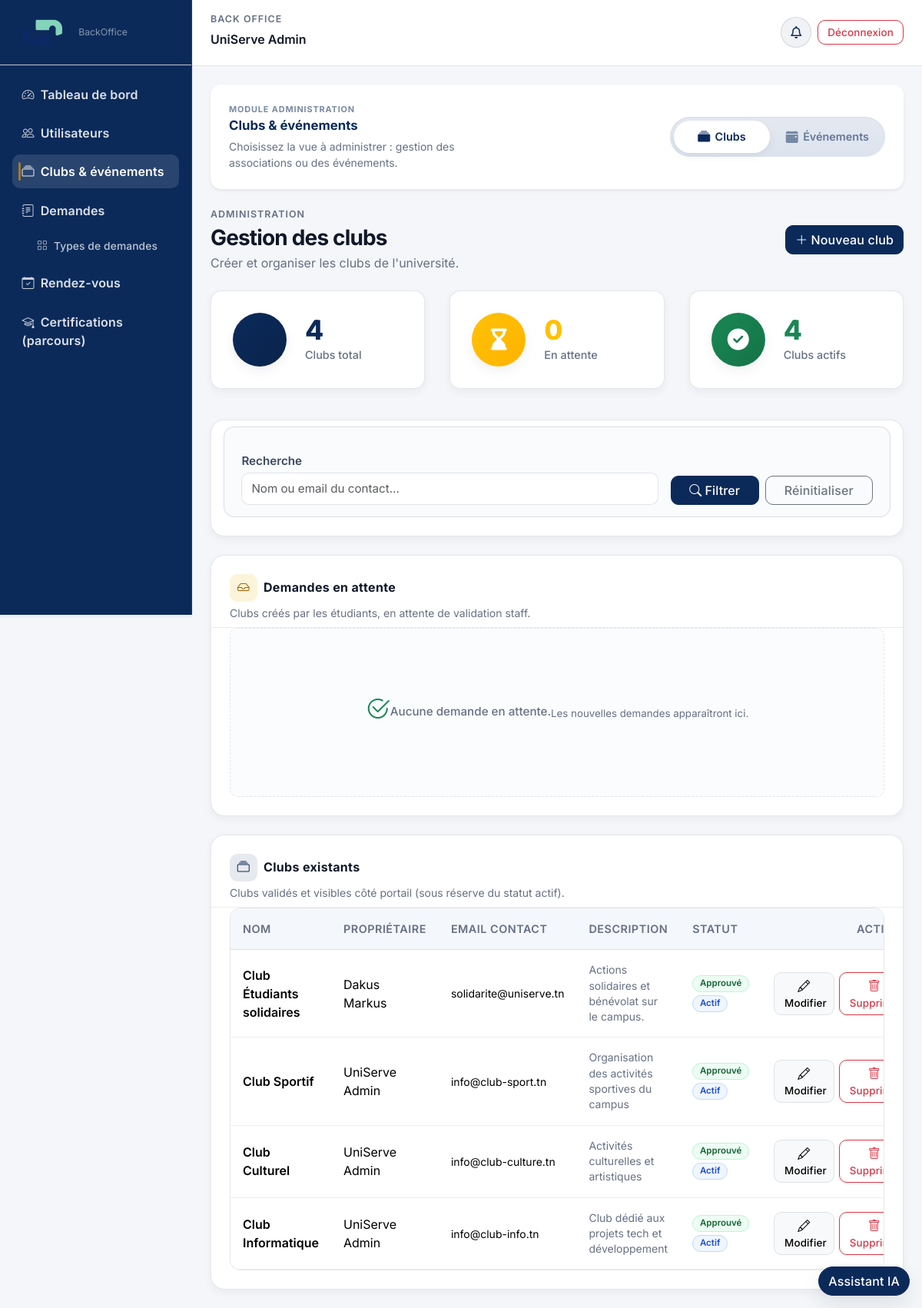
The app's page /evenements/manageClubs (signed in) with its own data.
### tables this page shows
CREATE TABLE `clubs` (
  `id` bigint(20) NOT NULL AUTO_INCREMENT,
  `cree_par` bigint(20) NOT NULL,
  `nom` varchar(120) NOT NULL,
  `description` text DEFAULT NULL,
  `email_contact` varchar(255) DEFAULT NULL,
  `actif` tinyint(1) NOT NULL DEFAULT 1,
  `statut_validation` enum('en_attente','approuve','rejete') NOT NULL DEFAULT 'en_attente',
  PRIMARY KEY (`id`),
  UNIQUE KEY `nom` (`nom`),
  KEY `cree_par` (`cree_par`),
  CONSTRAINT `clubs_ibfk_cree_par` FOREIGN KEY (`cree_par`) REFERENCES `utilisateurs` (`id`)
);

### Controller/Controller.php (called while the page is built, shortened)
<?php
class Controller
{
    protected function basePath(): string
    {
        $scriptName = (string) ($_SERVER['SCRIPT_NAME'] ?? '');
        $dir = str_replace('\\', '/', dirname($scriptName));
        $dir = $dir === '/' ? '' : rtrim($dir, '/');
        return $dir;
    }
    public function url(string $path = ''): string
    {
        $path = '/' . ltrim($path, '/');
        return $this->basePath() . ($path === '/' ? '' : $path);
    }
    public function render(string $view, array $data = [], ?string $layoutOverride = null): void
    {
        $viewPath = __DIR__ . '/../View/' . $view . '.php';
        extract($data, EXTR_SKIP);
        require_once __DIR__ . '/../View/shared/helpers.php';
        require $viewPath;
    }
}

### Controller/EvenementsController.php (called while the page is built, shortened)
<?php
require_once __DIR__ . '/../Model/Club.php';
require_once __DIR__ . '/../Model/Database.php';
class EvenementsController extends Controller
{
    private function getClubStats(): array
    {
        $clubModel = new Club();
        $allClubs = $clubModel->getAllAdmin();
        $totalClubs = count($allClubs);
        $pendingClubs = $clubModel->getPendingForAdmin();
        $pendingCount = count($pendingClubs);
        $activeClubs = array_filter(
            $allClubs,
            static fn (array $club): bool =>
                (string) ($club['actif'] ?? '0') === '1'
                && (string) ($club['statut_validation'] ?? '') === 'approuve'
        );
        $activeCount = count($activeClubs);
        return [
            'total' => $totalClubs,
            'pending' => $pendingCount,
            'active' => $activeCount,
        ];
    }
    public function manageClubs(): void
    {
        $clubModel = new Club();
        $pendingClubs = $clubModel->getPendingForAdmin();
        $clubs = array_values(array_filter(
            $clubModel->getAllAdmin(),
            static fn (array $club): bool => (string) ($club['statut_validation'] ?? '') !== 'en_attente'
        ));
        $q = trim((string) ($_GET['q'] ?? ''));
        $stats = $this->getClubStats();
        $this->render('backoffice/clubs/index', [
            'title' => 'Gestion des clubs',
            'stats' => $stats,
            'pendingClubs' => $pendingClubs,
            'clubs' => $clubs,
            'q' => $q,
            'success' => (string) ($_GET['success'] ?? ''),
            'error' => (string) ($_GET['error'] ?? ''),
        ]);
    }
}

### Controller/App.php (called while the page is built, shortened)
<?php
class App
{
    private string $action = 'landing';
    public function __construct()
    {
        $url = $this->parseUrl();
        if (!empty($url)) {
            array_shift($url);
        }
        $controllerInstance = new $this->controller();
        if (!empty($url)) {
            $candidateAction = (string) $url[0];
            $this->action = $candidateAction;
            array_shift($url);
        } elseif (!method_exists($controllerInstance, $this->action)) {
            $this->notFound('Action not found.');
        }
        $this->params = $this->validateAndNormalizeParams($controllerInstance, $this->action, array_values($url));
        call_user_func_array([$controllerInstance, $this->action], $this->params);
    }
    private function parseUrl(): array
    {
        $cleanUrl = trim((string) $_GET['url']);
        $cleanUrl = trim($cleanUrl, '/');
        $segments = explode('/', $cleanUrl);
        return array_values(array_filter($segments, static fn (string $segment): bool => $segment !== ''));
    }
    private function validateAndNormalizeParams(object $controllerInstance, string $action, array $params): array
    {
        return $params;
    }
}

### index.php (called while the page is built, shortened)
<?php
require_once __DIR__ . '/Model/Database.php';
require_once __DIR__ . '/Controller/Controller.php';
require_once __DIR__ . '/Model/Model.php';
require_once __DIR__ . '/Controller/App.php';
new App();

### Model/Club.php (called while the page is built, shortened)
<?php
class Club
{
    private Model $model;
    public function __construct()
    {
        $this->model = new Model();
    }
    public function getAllAdmin(): array
    {
        $statement = $this->model->query(
            'SELECT c.id, c.cree_par, c.nom, c.description, c.email_contact, c.actif, c.statut_validation,
                    CONCAT(u.prenom, " ", u.nom) AS owner_nom
             FROM clubs c
             INNER JOIN utilisateurs u ON u.id = c.cree_par
             ORDER BY c.id DESC'
        );
        return $statement->fetchAll();
    }
    public function getPendingForAdmin(): array
    {
        $statement = $this->model->query(
            'SELECT c.id, c.cree_par, c.nom, c.description, c.email_contact, c.actif, c.statut_validation,
                    CONCAT(u.prenom, " ", u.nom) AS owner_nom
             FROM clubs c
             INNER JOIN utilisateurs u ON u.id = c.cree_par
             WHERE c.statut_validation = "en_attente"
             ORDER BY c.id DESC'
        );
        return $statement->fetchAll();
    }
}

### Model/Model.php (called while the page is built, shortened)
<?php
class Model
{
    protected static ?PDO $db = null;
    public function __construct()
    {
        if (!(self::$db instanceof PDO)) {
            self::$db = Database::connect();
        }
    }
    public function query(string $sql, array $params = []): PDOStatement
    {
        $statement = self::$db->prepare($sql);
        $statement->execute($params);
        return $statement;
    }
}

### Model/Database.php (called while the page is built, shortened)
<?php
class Database
{
    private static ?PDO $instance = null;
    public static function connect(): PDO
    {
        $host = getenv('DB_HOST') ?: '127.0.0.1';
        $port = getenv('DB_PORT') ?: '3306';
        $dbname = getenv('DB_NAME') ?: 'uniserve';
        $username = getenv('DB_USER') ?: 'root';
        $password = getenv('DB_PASSWORD');
        $dsn = "mysql:host={$host};port={$port};dbname={$dbname};charset=utf8mb4";
        self::$instance = new PDO($dsn, $username, $password, [
            PDO::ATTR_ERRMODE => PDO::ERRMODE_EXCEPTION,
            PDO::ATTR_DEFAULT_FETCH_MODE => PDO::FETCH_ASSOC,
        ]);
        return self::$instance;
    }
}

### View/backoffice/clubs/index.php (the view, shortened to what this page needs)
<?php
require_once __DIR__ . '/../../shared/helpers.php';
$clubs = $clubs ?? [];
$pendingClubs = $pendingClubs ?? [];
$stats = $stats ?? [];
$q = (string) ($q ?? '');
$clubValidationLabel = static function (string $v): string {
    return match ($v) {
        'approuve' => 'Approuvé',
        'rejete' => 'Rejeté',
        'en_attente' => 'En attente',
        default => $v,
    };
};
$clubValidationBadgeClass = static function (string $v): string {
    return match ($v) {
        'approuve' => 'us-club-val us-club-val--ok',
        'rejete' => 'us-club-val us-club-val--no',
        default => 'us-club-val us-club-val--wait',
    };
};
?>
<?php
require __DIR__ . '/../shared/clubs_events_subnav.php';
?>
<div class="d-flex align-items-center justify-content-between flex-wrap gap-3 us-page-header mb-4">
    <div>
        <div class="us-kicker mb-1">Administration</div>
        <h1 class="h3 mb-1"><?= htmlspecialchars((string) ($title ?? 'Gestion des clubs'), ENT_QUOTES, 'UTF-8') ?></h1>
        <p class="text-muted mb-0">Créer et organiser les clubs de l'université.</p>
    </div>
    <div class="d-flex gap-2">
        <a href="<?= $this->url('/evenements/createClubForm') ?>" class="btn btn-primary">
            <i class="bi bi-plus-lg me-1" aria-hidden="true"></i>Nouveau club
        </a>
    </div>
</div>
<?php if (!empty($stats)): ?>
    <?php
    $statCards = [
        [
            'title' => 'Clubs total',
            'value' => $stats['total'] ?? 0,
            'color' => 'primary',
            'icon' => 'fa-solid fa-objects-column',
        ],
        [
            'title' => 'En attente',
            'value' => $stats['pending'] ?? 0,
            'color' => 'warning',
            'icon' => 'fa-solid fa-hourglass-end',
        ],
        [
            'title' => 'Clubs actifs',
            'value' => $stats['active'] ?? 0,
            'color' => 'success',
            'icon' => 'fa-solid fa-circle-check',
        ],
    ];
    echo '<div class="mb-4">' . renderStatGrid($statCards) . '</div>';
    ?>
<?php endif; ?>
<div class="us-section-card mb-4 us-admin-clubs">
    <div class="card-body p-3 p-md-4">
        <form method="get" action="<?= $this->url('/evenements/manageClubs') ?>" class="row g-3 align-items-end mb-0 us-filter-shell">
            <div class="col-lg-8">
                <label class="form-label text-muted small mb-1 fw-semibold" for="q">Recherche</label>
                <input class="form-control" id="q" name="q" placeholder="Nom ou email du contact…" value="<?= htmlspecialchars($q, ENT_QUOTES, 'UTF-8') ?>" autocomplete="off">
            </div>
            <div class="col-lg-4 d-flex flex-wrap gap-2">
                <button type="submit" class="btn btn-primary flex-grow-1">
                    <i class="bi bi-search me-1" aria-hidden="true"></i>Filtrer
                </button>
                <a href="<?= $this->url('/evenements/manageClubs') ?>" class="btn btn-outline-secondary flex-grow-1">Réinitialiser</a>
            </div>
        </form>
    </div>
</div>
<div class="us-section-card mb-4 us-admin-clubs">
    <div class="card-body p-0">
        <div class="us-admin-clubs__section-head px-3 px-md-4 pt-3 pt-md-4 pb-2">
            <h2 class="h6 mb-0 d-flex align-items-center gap-2">
                <span class="us-admin-clubs__icon us-admin-clubs__icon--pending" aria-hidden="true"><i class="bi bi-inbox"></i></span>
                Demandes en attente
            </h2>
            <p class="text-muted small mb-0 mt-1">Clubs créés par les étudiants, en attente de validation staff.</p>
        </div>
        <?php if (empty($pendingClubs)): ?>
            <div class="us-empty-state mx-3 mx-md-4 mb-3 mb-md-4 text-center py-4 px-3">
                <i class="bi bi-check2-circle text-success fs-2 mb-2 d-block" aria-hidden="true"></i>
                <p class="text-muted mb-0 fw-medium">Aucune demande en attente.</p>
                <p class="text-muted small mb-0 mt-1">Les nouvelles demandes apparaîtront ici.</p>
            </div>
        <?php endif; ?>
    </div>
</div>
<div class="us-section-card us-admin-clubs">
    <div class="card-body p-0">
        <div class="us-admin-clubs__section-head px-3 px-md-4 pt-3 pt-md-4 pb-2">
            <h2 class="h6 mb-0 d-flex align-items-center gap-2">
                <span class="us-admin-clubs__icon us-admin-clubs__icon--list" aria-hidden="true"><i class="bi bi-collection"></i></span>
                Clubs existants
            </h2>
            <p class="text-muted small mb-0 mt-1">Clubs validés et visibles côté portail (sous réserve du statut actif).</p>
        </div>
        <div class="table-responsive us-table-wrap mx-3 mx-md-4 mb-3 mb-md-4">
            <table class="table table-hover align-middle mb-0 us-admin-clubs-table">
                <thead>
                    <tr>
                        <th scope="col">Nom</th>
                        <th scope="col">Propriétaire</th>
                        <th scope="col">Email contact</th>
                        <th scope="col">Description</th>
                        <th scope="col">Statut</th>
                        <th scope="col" class="text-end">Actions</th>
                    </tr>
                </thead>
                <tbody>
                    <?php if (empty($clubs)): ?>
                        <tr>
                            <td colspan="6" class="text-center text-muted py-5">
                                <i class="bi bi-folder2-open d-block fs-3 mb-2 opacity-50" aria-hidden="true"></i>
                                Aucun club ne correspond à votre recherche.
                            </td>
                        </tr>
                    <?php else: ?>
                        <?php foreach ($clubs as $club): ?>
                            <?php
                            $clubId = (int) ($club['id'] ?? 0);
                            $validation = (string) ($club['statut_validation'] ?? 'en_attente');
                            $actif = (int) ($club['actif'] ?? 0);
                            $vLabel = $clubValidationLabel($validation);
                            $vClass = $clubValidationBadgeClass($validation);
                            ?>
                            <tr>
                                <td class="fw-semibold"><?= htmlspecialchars((string) ($club['nom'] ?? ''), ENT_QUOTES, 'UTF-8') ?></td>
                                <td><?= htmlspecialchars((string) ($club['owner_nom'] ?? '—'), ENT_QUOTES, 'UTF-8') ?></td>
                                <td class="small">
                                    <?php $em = (string) ($club['email_contact'] ?? ''); ?>
                                    <?php if ($em !== ''): ?>
                                        <a href="mailto:<?= htmlspecialchars($em, ENT_QUOTES, 'UTF-8') ?>"><?= htmlspecialchars($em, ENT_QUOTES, 'UTF-8') ?></a>
                                    <?php else: ?>
                                        <span class="text-muted">—</span>
                                    <?php endif; ?>
                                </td>
                                <td class="us-club-desc text-muted small"><?= htmlspecialchars((string) ($club['description'] ?? ''), ENT_QUOTES, 'UTF-8') ?></td>
                                <td>
                                    <div class="d-flex flex-wrap gap-1 align-items-center">
                                        <span class="<?= $vClass ?>"><?= htmlspecialchars($vLabel, ENT_QUOTES, 'UTF-8') ?></span>
                                        <?php if ($actif): ?>
                                            <span class="us-club-val us-club-val--active">Actif</span>
                                        <?php else: ?>
                                            <span class="us-club-val us-club-val--inactive">Inactif</span>
                                        <?php endif; ?>
                                    </div>
                                </td>
                                <td class="text-end">
                                    <div class="us-action-group justify-content-end us-club-row-actions">
                                        <a class="btn btn-sm btn-light border" href="<?= $this->url('/evenements/editClubForm/' . $clubId) ?>" title="Modifier le club">
                                            <i class="bi bi-pencil" aria-hidden="true"></i><span class="d-none d-xl-inline ms-1">Modifier</span>
                                        </a>
                                        <form method="post" action="<?= $this->url('/evenements/deleteClub/' . $clubId) ?>" class="d-inline" onsubmit="return confirm('Supprimer ce club et tous ses événements associés ?');">
                                            <button class="btn btn-sm btn-outline-danger" type="submit" title="Supprimer le club">
                                                <i class="bi bi-trash" aria-hidden="true"></i><span class="d-none d-xl-inline ms-1">Supprimer</span>
                                            </button>
                                        </form>
                                    </div>
                                </td>
                            </tr>
                        <?php endforeach; ?>
                    <?php endif; ?>
                </tbody>
            </table>
        </div>
    </div>
</div>

### records on screen
clubs: nom "Club Étudiants solidaires", owner_nom "Dakus Markus", email_contact "solidarite@uniserve.tn", description "Actions solidaires et bénévolat sur le campus.", statut_validation "Approuvé", actif "Actif"
clubs: nom "Club Sportif", owner_nom "UniServe Admin", email_contact "info@club-sport.tn", description "Organisation des activités sportives du campus", statut_validation "Approuvé", actif "Actif"
clubs: nom "Club Culturel", owner_nom "UniServe Admin", email_contact "info@club-culture.tn", description "Activités culturelles et artistiques", statut_validation "Approuvé", actif "Actif"
clubs: nom "Club Informatique", owner_nom "UniServe Admin", email_contact "info@club-info.tn", description "Club dédié aux projets tech et développement", statut_validation "Approuvé", actif "Actif"

### other values on screen
$_SESSION['user']['prenom'] "UniServe"
$_SESSION['user']['nom'] "Admin"
$title "Gestion des clubs"
$value "4 0 4"
$title "Clubs total En attente Clubs actifs"
